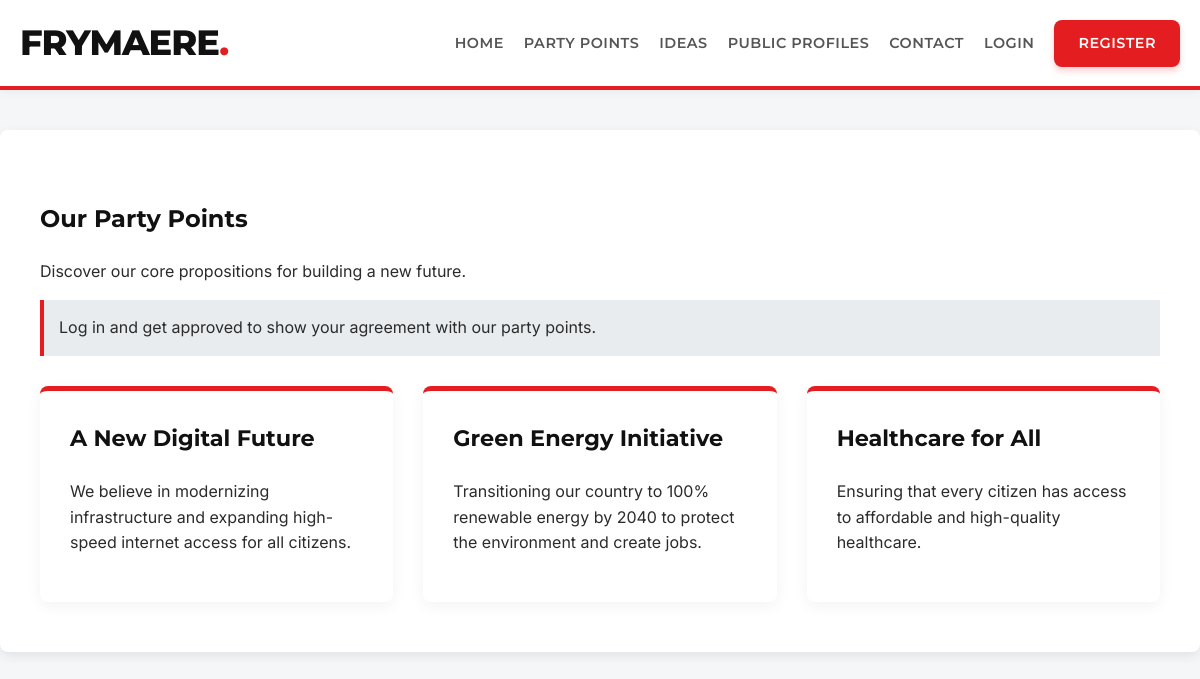
/points.php, run on the app's committed database.
### tables this page shows
CREATE TABLE `settings` (
  `id` int(11) NOT NULL AUTO_INCREMENT,
  `site_title` varchar(255) NOT NULL DEFAULT 'Ardhmja',
  `site_description` text,
  `home_banner_text` varchar(255) DEFAULT 'Building a New Republic Together',
  `join_us_btn` varchar(255) DEFAULT 'Join Us Now',
  `home_core_values_title` varchar(255) DEFAULT 'Our Core Values',
  `home_core_values_text` text,
  `view_points_btn` varchar(255) DEFAULT 'View Party Points',
  `home_latest_ideas_title` varchar(255) DEFAULT 'Latest Community Ideas',
  `view_ideas_btn` varchar(255) DEFAULT 'View All Ideas',
  `points_page_title` varchar(255) DEFAULT 'Our Party Points',
  `points_page_text` text,
  `ideas_page_title` varchar(255) DEFAULT 'Community Ideas',
  `ideas_page_text` text,
  `submit_idea_btn` varchar(255) DEFAULT 'Submit an Idea',
  `contact_page_title` varchar(255) DEFAULT 'Contact Us',
  `contact_page_text` text,
  `register_page_title` varchar(255) DEFAULT 'Register',
  `login_page_title` varchar(255) DEFAULT 'Login',
  `footer_text` varchar(255) DEFAULT 'All rights reserved.',
  PRIMARY KEY (`id`)
);

CREATE TABLE `party_points` (
  `id` int(11) NOT NULL AUTO_INCREMENT,
  `title` varchar(255) NOT NULL,
  `description` text,
  `created_at` timestamp DEFAULT CURRENT_TIMESTAMP,
  PRIMARY KEY (`id`)
);

### includes/db.php (called while the page is built, shortened)
<?php
$host = 'localhost';
$dbname = 'ardhmja';
$username = 'root';
$password = '';
try {
    $pdo = new PDO("mysql:host=$host;dbname=$dbname;charset=utf8", $username, $password);
    $pdo->setAttribute(PDO::ATTR_ERRMODE, PDO::ERRMODE_EXCEPTION);
} catch (PDOException $e) {
    $pdo = null;
}
$global_settings = [];
if ($pdo) {
    $stmt = $pdo->query("SELECT * FROM settings WHERE id = 1");
    if ($stmt) {
        $global_settings = $stmt->fetch(PDO::FETCH_ASSOC) ?: [];
    }
}
$t_site_title = $global_settings['site_title'] ?? 'Frymaere';
$t_points_page_title = $global_settings['points_page_title'] ?? 'Our Party Points';
$t_points_page_text = $global_settings['points_page_text'] ?? 'Discover our core propositions for building a new future.';
?>

### points.php (the view, shortened to what this page needs)
<?php
require_once 'includes/db.php';
$points = [];
if ($pdo) {
    $points = $pdo->query("SELECT * FROM party_points ORDER BY created_at ASC")->fetchAll();
}
?>
<!DOCTYPE html>
<html lang="en">
<head>
    <link rel="stylesheet" href="assets/css/style.css">
</head>
<body>
    <?php include 'includes/header.php'; ?>
    <div class="container main-content">
        <h2><?= htmlspecialchars($t_points_page_title) ?></h2>
        <p><?= $t_points_page_text ?></p>
        <?php if (!isset($_SESSION['user_id'])): ?>
            <p class="info-box">Log in and get approved to show your agreement with our party points.</p>
        <?php endif; ?>
        <div class="points-grid">
            <?php foreach ($points as $p): ?>
                <div class="point-card">
                    <h3><?= htmlspecialchars($p['title']) ?></h3>
                    <p><?= nl2br(htmlspecialchars($p['description'])) ?></p>
                </div>
            <?php endforeach; ?>
        </div>
    </div>
</body>
</html>

### includes/header.php (shortened to what this page needs)
<header class="main-header">
    <div class="container header-container">
        <div class="logo">
            <a href="index.php"><h1><?= htmlspecialchars($t_site_title ?? 'Ardhmja') ?></h1></a>
        </div>
        <nav class="main-nav">
            <ul>
                <li><a href="index.php">Home</a></li>
                <li><a href="points.php">Party Points</a></li>
                <li><a href="ideas.php">Ideas</a></li>
                <li><a href="public_profiles.php">Public Profiles</a></li>
                <li><a href="contact.php">Contact</a></li>
                <?php if (isset($_SESSION['user_id'])): ?>
                    <li><a href="profile.php">Profile</a></li>
                    <?php if ($_SESSION['role'] === 'admin'): ?>
                        <li><a href="admin/index.php">Admin Panel</a></li>
                    <?php endif; ?>
                    <li><a href="logout.php" class="btn-logout">Logout (<?= htmlspecialchars($_SESSION['username']) ?>)</a></li>
                <?php else: ?>
                    <li><a href="login.php">Login</a></li>
                    <li><a href="register.php" class="btn">Register</a></li>
                <?php endif; ?>
            </ul>
        </nav>
    </div>
</header>

### assets/css/style.css (style rules this page uses)
:root { --primary-color: #E41E20; --secondary-color: #111111; --accent-color: #FFFFFF; --text-color: #2b2b2b; --text-light: #555555; --bg-color: #f4f6f8; --card-bg: #ffffff; --font-family: 'Inter', -apple-system, BlinkMacSystemFont, 'Segoe UI', Roboto, Helvetica, Arial, sans-serif; --heading-font: 'Montserrat', sans-serif; --border-radius: 8px; --box-shadow: 0 4px 12px rgba(0, 0, 0, 0.08); }
body { margin: 0; padding: 0; font-family: var(--font-family); color: var(--text-color); background-color: var(--bg-color); line-height: 1.6; }
h1, h2, h3, h4, h5, h6 { font-family: var(--heading-font); font-weight: 700; color: var(--secondary-color); }
a { color: var(--primary-color); text-decoration: none; transition: color 0.3s ease; }
.container { max-width: 1200px; margin: 0 auto; padding: 0 20px; }
.main-header { background: var(--card-bg); border-bottom: 4px solid var(--primary-color); box-shadow: 0 2px 10px rgba(0,0,0,0.05); position: sticky; top: 0; z-index: 1000; }
.header-container { display: flex; justify-content: space-between; align-items: center; padding: 15px 20px; }
.logo a { text-decoration: none; }
.logo h1 { margin: 0; color: var(--secondary-color); font-size: 2.2em; font-weight: 800; letter-spacing: -1px; text-transform: uppercase; }
.logo h1::after { content: '.'; color: var(--primary-color); }
.main-nav ul { list-style: none; display: flex; margin: 0; padding: 0; align-items: center; }
.main-nav li { margin-left: 20px; }
.main-nav a { color: var(--text-light); font-weight: 600; font-family: var(--heading-font); text-transform: uppercase; font-size: 0.9em; letter-spacing: 0.5px; transition: color 0.3s ease; }
.btn { display: inline-block; padding: 12px 24px; background: var(--primary-color); color: var(--accent-color) !important; border: none; border-radius: var(--border-radius); cursor: pointer; font-weight: 700; font-family: var(--heading-font); text-transform: uppercase; font-size: 0.9em; letter-spacing: 1px; text-align: center; transition: all 0.3s ease; box-shadow: 0 4px 6px rgba(228, 30, 32, 0.2); }
.main-content { padding: 50px 40px; background: var(--card-bg); min-height: 50vh; border-radius: var(--border-radius); box-shadow: var(--box-shadow); margin-top: 40px; margin-bottom: 40px; }
.info-box { background: #e9ecef; padding: 15px; border-left: 4px solid var(--primary-color); }
.points-grid { display: grid; grid-template-columns: repeat(auto-fill, minmax(320px, 1fr)); gap: 30px; margin-top: 30px; }
.point-card { background: var(--card-bg); padding: 30px; border-radius: var(--border-radius); border-top: 5px solid var(--primary-color); box-shadow: 0 4px 15px rgba(0,0,0,0.05); transition: transform 0.3s ease; }
.point-card h3 { margin-top: 0; color: var(--secondary-color); font-size: 1.4em; }

### data on the page
settings: site_title "FRYMAERE", points_page_title "Our Party Points", points_page_text "Discover our core propositions for building a new future."
party_points: title "A New Digital Future", description "We believe in modernizing infrastructure and expanding high-speed internet access for all citizens."
party_points: title "Green Energy Initiative", description "Transitioning our country to 100% renewable energy by 2040 to protect the environment and create jobs."
party_points: title "Healthcare for All", description "Ensuring that every citizen has access to affordable and high-quality healthcare."
